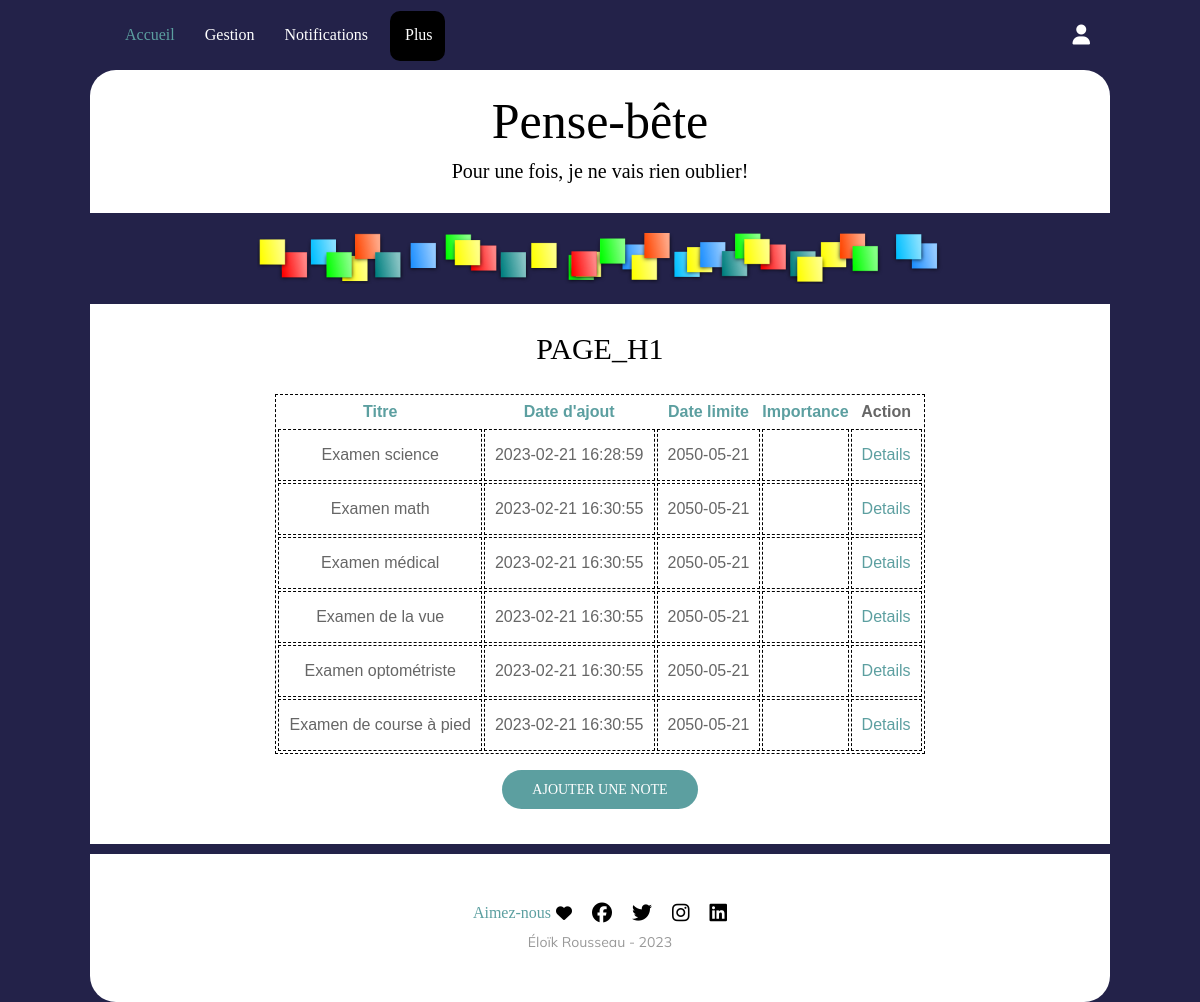
Page /trier-notes.php on the committed database.
### tables this page shows
CREATE TABLE `notes` (
  `id` int NOT NULL,
  `titre` varchar(100) NOT NULL,
  `dateajout` datetime NOT NULL,
  `datelimite` datetime DEFAULT NULL,
  `icone` varchar(255) DEFAULT NULL,
  `eisenhower_id` int DEFAULT NULL,
  `description` text
);

### trier-notes.php (the view, shortened to what this page needs)
<?php
require_once "include/entete.inc"
?>
<div class="contenu gestion-container">
    <h2><?php echo PAGE_H1 ?></h2>
    <table>
        <tr>
            <th><a title='Trier par titre' href="?titre">Titre</a></th>
            <th><a title="Trier par date d'ajout" href="?ajout">Date d'ajout</a></th>
            <th><a title='Trier par date limite' href="?limite">Date limite</a></th>
            <th><a title='Trier par importance' href="?importance">Importance</a></th>
            <th>Action</th>
        </tr>
        <?php
        $valides = ['titre' => 'n.titre', 'ajout' => 'n.dateajout', 'limite' => 'n.datelimite', 'importance' => 'n.eisenhower_id'];
        $ordre = $valides[$_SERVER['QUERY_STRING']] ?? $valides['importance'];
        $requete = "SELECT n.id, n.titre as 'titre_note', n.dateajout, n.datelimite, eh.titre FROM notes n
                        LEFT JOIN eisenhower eh ON n.eisenhower_id = eh.id
                        ORDER BY {$ordre} DESC";
        $result = $mysqli->query($requete);
        if ($result) {
            if ($result->num_rows > 0) {
                while ($row = $result->fetch_assoc()) {
                    $id = $row['id'];
                    $titre = $row['titre_note'];
                    $dateajout = $row['dateajout'];
                    $datelimite = (new DateTime($row['datelimite']))->format('Y-m-d');
                    $eisenhower_titre = $row['titre'];
                    echo "<tr>
                            <td>$titre</td>
                            <td>$dateajout</td>
                            <td>$datelimite</td>
                            <td>$eisenhower_titre</td>
                            <td>
                                <a href='" . PATH . "/notes.php?id=$id'>Details</a>
                            </td>
                          </tr>";
                }
            } else {
                echo_debug("Aucune note n'a pu être trouvée");
                die();
            }
        } else {
            echo_debug("Il y a eu une erreur lors de la requête : ");
        }
        ?>
    </table>
    <p><a class="bouton" href="formulaire-note.php">Ajouter une note</a></p>
</div>
<?php require_once "include/pied-page.inc" ?>
</div>
</div>
</body>
</html>

### css/style.css (style rules this page uses)
* { margin: 0; padding: 0; box-sizing: border-box; }
body { --couleur-accent: #5C9FA0; --couleur-menu: #E5E7EB; --couleur-menu-accent: #D7DAE0; padding: 0; margin: auto; width: 85%; background: #f3f4f6; -webkit-text-size-adjust: none; }
a { color: var(--couleur-accent); text-decoration: none }
p { padding: 0 !important; margin: 0 !important }
h2 { color: #000000; font-family: 'Playfair Display', Georgia, serif; font-size: 30px; text-align: center; font-weight: normal; margin: 10px 0; }
.contenu { background-color: #ffffff; padding: 20px 15px; color: #666666; font-family: 'Muli', Arial, sans-serif; font-size: 16px; line-height: 30px; text-align: center; padding-bottom: 40px; margin-bottom: 10px; position: relative; z-index: -1; }
.bouton { background: var(--couleur-accent); color: #ffffff; font-family: 'Playfair Display', Georgia, serif; font-size: 14px; line-height: 18px; padding: 12px 30px; margin: 10px; text-align: center; border-radius: 25px; text-transform: uppercase; }

### css/mes-styles.css (style rules this page uses)
body { background-color: #232249; }
.contenu { display: flex; flex-direction: column; align-items: center; justify-content: center; z-index: 1; }
.gestion-container { display: flex; flex-direction: column; gap: 20px; }
.gestion-container table td, .gestion-container table { border: 1px dashed black; }
.gestion-container table td { padding: 10px; }

### rows in the picture
notes: titre "Examen science", dateajout "2023-02-21 16:28:59", datelimite "2050-05-21"
notes: titre "Examen math", dateajout "2023-02-21 16:30:55", datelimite "2050-05-21"
notes: titre "Examen médical", dateajout "2023-02-21 16:30:55", datelimite "2050-05-21"
notes: titre "Examen de la vue", dateajout "2023-02-21 16:30:55", datelimite "2050-05-21"
notes: titre "Examen optométriste", dateajout "2023-02-21 16:30:55", datelimite "2050-05-21"
notes: titre "Examen de course à pied", dateajout "2023-02-21 16:30:55", datelimite "2050-05-21"

### other values in the picture
PAGE_H1 "PAGE_H1"
